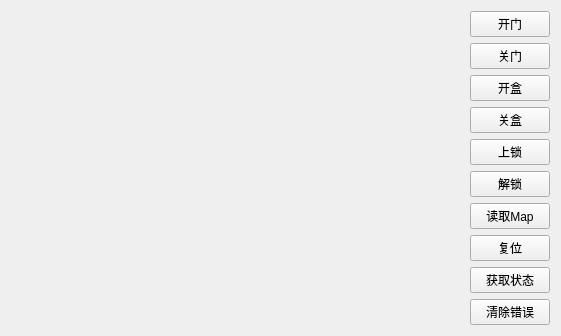
<?xml version="1.0" encoding="UTF-8"?>
<ui version="4.0">
 <class>EFEMLoadPortAbstractSubsystemWidget</class>
 <widget class="QWidget" name="EFEMLoadPortAbstractSubsystemWidget">
  <property name="geometry">
   <rect>
    <x>0</x>
    <y>0</y>
    <width>561</width>
    <height>310</height>
   </rect>
  </property>
  <property name="windowTitle">
   <string>Form</string>
  </property>
  <layout class="QHBoxLayout" name="horizontalLayout">
   <item>
    <layout class="QVBoxLayout" name="verticalLayout_2"/>
   </item>
   <item>
    <spacer name="horizontalSpacer">
     <property name="orientation">
      <enum>Qt::Horizontal</enum>
     </property>
     <property name="sizeHint" stdset="0">
      <size>
       <width>40</width>
       <height>20</height>
      </size>
     </property>
    </spacer>
   </item>
   <item>
    <layout class="QHBoxLayout" name="extern_layout"/>
   </item>
   <item>
    <layout class="QVBoxLayout" name="right_verticalLayout">
     <item>
      <widget class="QPushButton" name="open_door_btn">
       <property name="text">
        <string>开门</string>
       </property>
      </widget>
     </item>
     <item>
      <widget class="QPushButton" name="close_door_btn">
       <property name="text">
        <string>关门</string>
       </property>
      </widget>
     </item>
     <item>
      <widget class="QPushButton" name="openbox_btn">
       <property name="text">
        <string>开盒</string>
       </property>
      </widget>
     </item>
     <item>
      <widget class="QPushButton" name="closebox_btn">
       <property name="text">
        <string>关盒</string>
       </property>
      </widget>
     </item>
     <item>
      <widget class="QPushButton" name="lock_btn">
       <property name="text">
        <string>上锁</string>
       </property>
      </widget>
     </item>
     <item>
      <widget class="QPushButton" name="unlock_btn">
       <property name="text">
        <string>解锁</string>
       </property>
      </widget>
     </item>
     <item>
      <widget class="QPushButton" name="map_btn">
       <property name="text">
        <string>读取Map</string>
       </property>
      </widget>
     </item>
     <item>
      <widget class="QPushButton" name="reset_btn">
       <property name="minimumSize">
        <size>
         <width>0</width>
         <height>0</height>
        </size>
       </property>
       <property name="text">
        <string>复位</string>
       </property>
      </widget>
     </item>
     <item>
      <widget class="QPushButton" name="generate_btn">
       <property name="minimumSize">
        <size>
         <width>0</width>
         <height>0</height>
        </size>
       </property>
       <property name="text">
        <string>获取状态</string>
       </property>
      </widget>
     </item>
     <item>
      <widget class="QPushButton" name="clear_btn">
       <property name="minimumSize">
        <size>
         <width>0</width>
         <height>0</height>
        </size>
       </property>
       <property name="styleSheet">
        <string notr="true"/>
       </property>
       <property name="text">
        <string>清除错误</string>
       </property>
      </widget>
     </item>
     <item>
      <spacer name="verticalSpacer">
       <property name="orientation">
        <enum>Qt::Vertical</enum>
       </property>
       <property name="sizeHint" stdset="0">
        <size>
         <width>20</width>
         <height>40</height>
        </size>
       </property>
      </spacer>
     </item>
    </layout>
   </item>
  </layout>
 </widget>
 <resources/>
 <connections/>
</ui>
